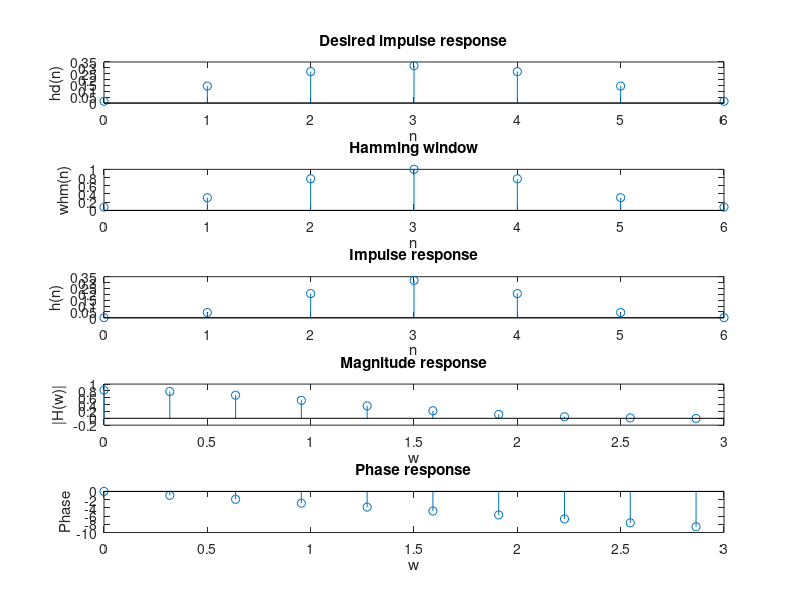

This figure's MATLAB source:
N=7;
wc=1;
alpha=(N-1)/2;
n=0:1:N-1;
%Desired impulse response
for i=0:1:(N-1)
 if(i~=alpha)
 hd(i+1)=(sin(wc*(i-3))/(pi*(i-3)));
 else
 hd(i+1)=wc/pi;
 end
end
subplot(5,1,1);
stem(n,hd);
xlabel('n');
ylabel('hd(n)');
title('Desired impulse response');
wHm = zeros(1,7);
%Hamming window
for j=0: 6
 wHm(j+1)=0.54-(0.46*cos(2*pi*j/(N-1)));
end
subplot(5,1,2);
stem(n,wHm);
xlabel('n');
ylabel('whm(n)');
title('Hamming window');
%Impulse response
hn=hd.*wHm;
subplot(5,1,3);
stem(n,hn);
xlabel('n');
ylabel('h(n)');
title('Impulse response');
hw=[];
for w=0:(1/pi):pi
 t=0;
 temp=0;
 const=hn(alpha+1);
 for m=0:1:((N-3)/2)
 temp=temp+(2.*hn(m+1).*cos(w.*(alpha-m)));
 end
 temp=temp+const;
 hw=[hw, temp];
end
w=0:1/pi:pi;
%Magnitude response
subplot(5,1,4);
stem(w,hw);
xlabel('w');
ylabel('|H(w)|');
title('Magnitude response');
phase=-w*alpha;
subplot(5,1,5);
stem(w,phase);
xlabel('w');
ylabel('Phase');
title('Phase response');